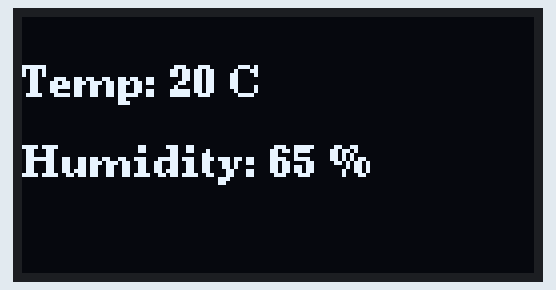
Recording of a sketch running on a simulated ESP32. On the bench: 128×64 one-colour display.

Above: at 0.1 s.

The sketch:

OLEDbasic.ino
```cpp
#include <Wire.h>
//#include <Adafruit_AHTX0.h>
#include <U8g2lib.h>

// Initialize AHT10 or AHT25 sensor
//Adafruit_AHTX0 aht;

// Initialize SH1106 OLED using I2C
U8G2_SH1106_128X64_NONAME_F_HW_I2C u8g2(U8G2_R0, /* reset=*/ U8X8_PIN_NONE);

void setup() {
  Serial.begin(115200);
  Wire.begin();  // SDA = 21, SCL = 22 by default on ESP32

  // Initialize display
  u8g2.begin();
  u8g2.setFont(u8g2_font_ncenB08_tr);

  /*// Initialize sensor
  if (!aht.begin()) {
    Serial.println("Could not find AHT10/AHT25 sensor. Check wiring.");
    while (1) delay(10);
  } else {
    Serial.println("AHT10/AHT25 sensor detected successfully.");
  }*/
}

void loop() {
  /*sensors_event_t humidity, temp;
  aht.getEvent(&humidity, &temp); // Read values

  // Output to serial monitor
  Serial.print("Temperature: ");
  Serial.print(temp.temperature);
  Serial.print(" °C\tHumidity: ");
  Serial.print(humidity.relative_humidity);
  Serial.println(" %");
*/
  // Display on OLED
  u8g2.clearBuffer();
  u8g2.setCursor(0, 20);
  u8g2.print("Temp: ");
  //u8g2.print(temp.temperature, 1);
  u8g2.print(20, 1);
  u8g2.print(" C");

  u8g2.setCursor(0, 40);
  u8g2.print("Humidity: ");
  //u8g2.print(humidity.relative_humidity, 1);
  u8g2.print(65, 1);
  u8g2.print(" %");

  u8g2.sendBuffer();

  delay(2000); // Wait 2 seconds before next update
}
```
